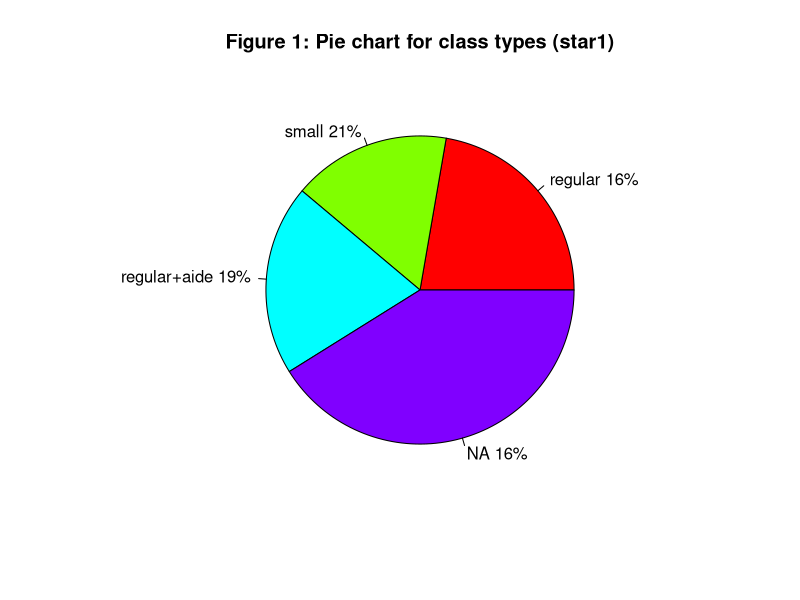
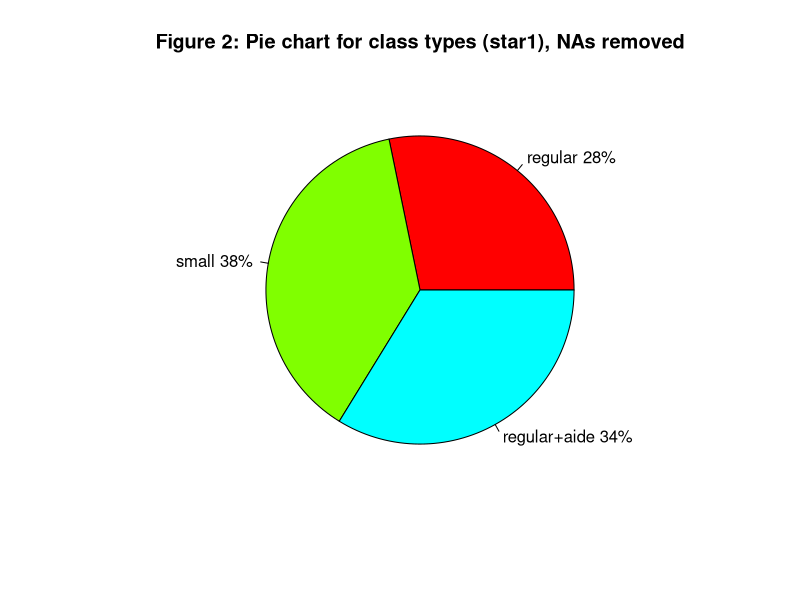
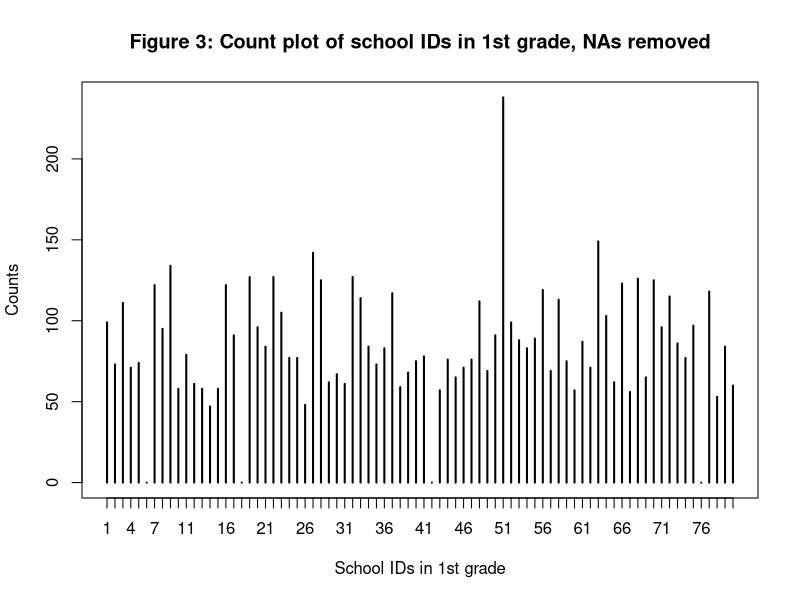
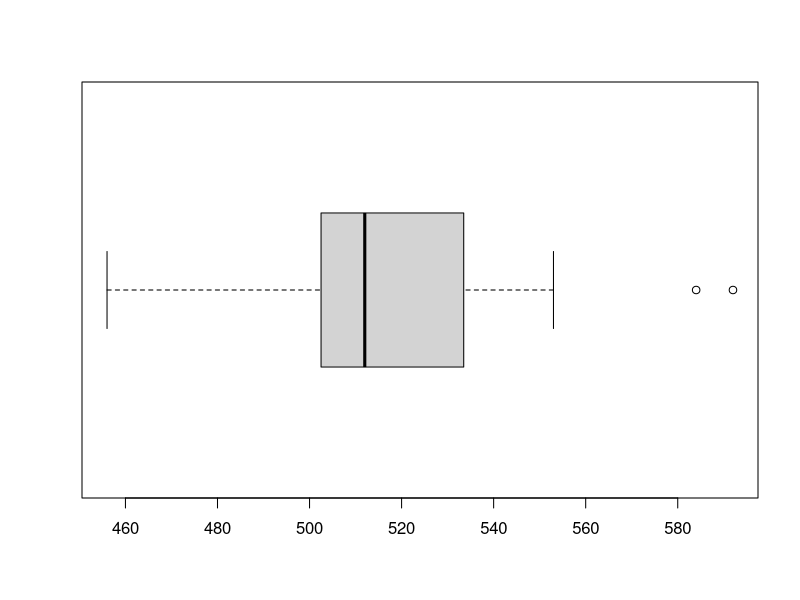
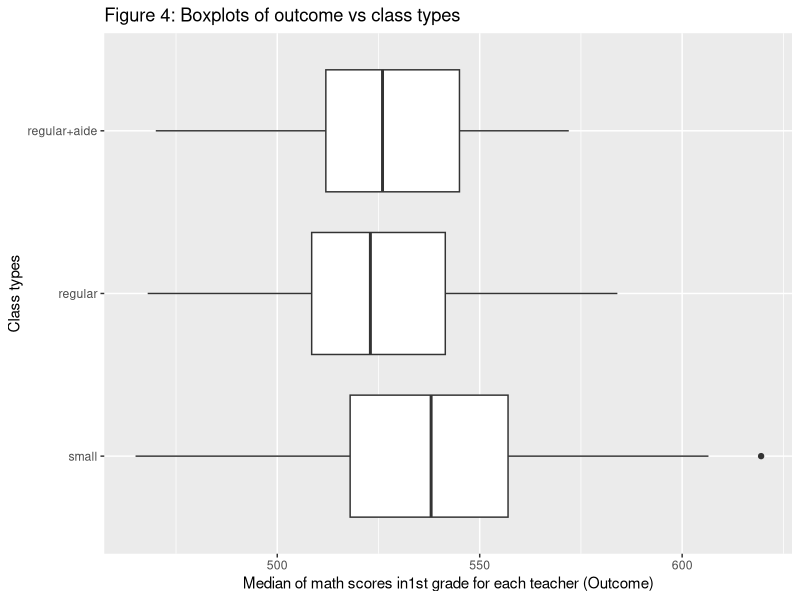
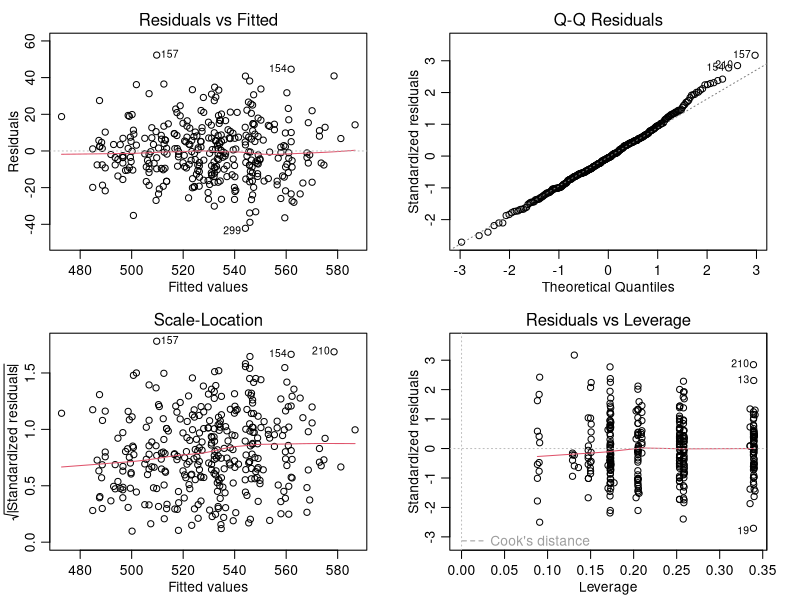

R code for these plots, in order:
## ---- chunk 1
knitr::opts_chunk$set(fig.pos = 'H')
## ---- chunk 2
knitr::opts_chunk$set(echo = FALSE)
## ---- chunk 3
library(dplyr)
library(ggplot2)
library(knitr)

# import data
library('AER')
data('STAR')

# only keep 1st grade
STAR.NA = STAR%>%dplyr::select(math1, school1, experience1, tethnicity1, schoolid1, star1)

# 1st grade and remove rows with NA value in any column
STAR.dat = STAR.NA %>% na.omit() 

# check types of variables
# sapply(STAR.dat, class) 

# i=1 small ; i=2 regular; i=3 regular+aide
STAR.dat$star1 = factor(STAR.dat$star1, levels = c('small','regular','regular+aide'))
# levels(STAR.dat$star1)
## ---- chunk 4

# descriptive stats: math scores
desc.math1 = STAR.dat %>%
  summarise(Min = min(math1), '1st Qu.' = quantile(math1, prob=c(.25)), 
            Median = median(math1), Mean = mean(math1), 
            '3rd Qu.' = quantile(math1, prob=c(.75)), 
            Max = max(math1), sd = sd(math1), 'NAs'=summary(STAR.NA$math1)[7])
kable(desc.math1, caption = 'Table 1: Desciptive statistics for math scores in 1st grade (math1)')
## ---- chunk 5

# descriptive stats: class types
n = nrow(STAR.NA)
lbls = c('regular','small', 'regular+aide', 'NA')
pct = round(100*summary(STAR.dat$star1)/n)
lab = paste(lbls,pct)
lab = paste(lab,'%',sep='')
pie(summary(STAR.NA$star1), labels=lab, col=rainbow(4),
    main='Figure 1: Pie chart for class types (star1)')

n = nrow(STAR.dat)
lbls = c('regular','small', 'regular+aide')
pct = round(100*table(STAR.dat$star1)/n)
lab = paste(lbls,pct)
lab = paste(lab,'%',sep='')
pie(table(STAR.dat$star1), labels=lab, col=rainbow(4),
    main='Figure 2: Pie chart for class types (star1), NAs removed')
## ---- chunk 6

# descriptive stats: school ids
plot(table(STAR.NA$schoolid1), ylab='Counts', xlab='School IDs in 1st grade',
     main='Figure 3: Count plot of school IDs in 1st grade, NAs removed')
## ---- chunk 7

teacher = STAR.dat %>% filter(experience1=='0', tethnicity1=='cauc', 
                              schoolid1=='5', star1=='regular')
boxplot(teacher$math1, horizontal=T)
## ---- chunk 8

df = STAR.dat %>% group_by(experience1, tethnicity1, schoolid1, star1) %>%
  summarise(med_mathscore = median(math1))
## ---- chunk 9

# boxplot: outcome vs class types
ggplot(df, aes(med_mathscore,star1)) + geom_boxplot() + 
  xlab('Median of math scores in1st grade for each teacher (Outcome)') + ylab('Class types') +
  labs(title='Figure 4: Boxplots of outcome vs class types')
## ---- chunk 10

# median: outcome vs school IDs
med_outcome_by_schoolid = aggregate(med_mathscore ~ schoolid1, FUN=median, data = df)

# descriptive stats: math scores
desc.med.math1 = med_outcome_by_schoolid %>%
  summarise(Min = min(med_mathscore), '1st Qu.' = quantile(med_mathscore, prob=c(.25)), 
            Median = median(med_mathscore), Mean = mean(med_mathscore), 
            '3rd Qu.' = quantile(med_mathscore,prob=c(.75)), 
            Max = max(med_mathscore), sd = sd(med_mathscore))
kable(desc.med.math1, caption = 'Table 2: Summary statistics for outcome vs school IDs')
## ---- chunk 11

# see no. of observation in each cell
table(df$star1, df$schoolid1)[1:3,1:5]
## ---- chunk 12

# test for interactive effect
full.model = aov(med_mathscore ~ star1 * schoolid1, data = df)
red.model  = aov(med_mathscore ~ star1 + schoolid1, data = df)

# anova(red.model, full.model) # fail to reject the null model, so model1 is preferred!
## ---- chunk 13

model1 = red.model 
summary(model1)
summary(aov(med_mathscore ~ schoolid1 + star1, data = df))
# Anova(lm(med_mathscore ~ schoolid1 + star1, data=df), type = 'II')
## ---- chunk 14

# model1$coefficients
## ---- chunk 15

cell.mean = aggregate(med_mathscore ~ star1, FUN=mean, data = df)
kable(cell.mean, caption='Table 3: Means of output across class types')
## ---- chunk 16

TukeyHSD(model1, conf.level = 0.95, which = 'star1')
## ---- chunk 17

par(mfrow=c(2,2), mar=c(3,3,2,2), mgp=c(1.7,.7,0))
plot(model1)
## ---- chunk 18

# Shapiro-Wilk normality test
shapiro.test(model1$residuals) 
## ---- chunk 19

# The rank test
df$rank = rank(df$med_mathscore)
summary(aov(rank~star1 + schoolid1, data=df))

TukeyHSD(aov(rank~star1 + schoolid1, data=df), conf.level = 0.95, which = 'star1')
## ---- chunk 20
sessionInfo()
